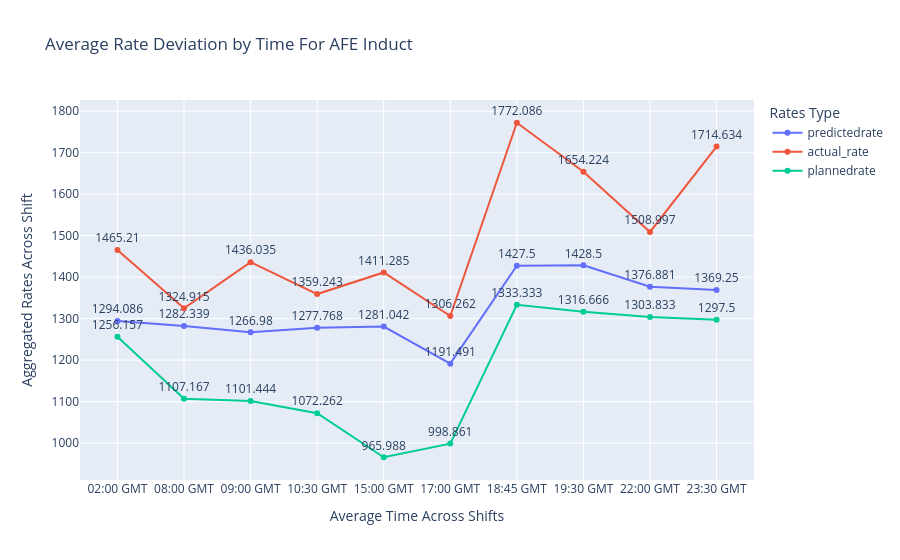

This figure's notebook cell:
### Code cell
df_long = AFE_INDUCTTIME.melt(
    id_vars='interval_start_local',
    value_vars=['predictedrate', 'actual_rate', 'plannedrate'],
    var_name='rate_type',
    value_name='rate'
)

fig = px.line(
    df_long,
    x='interval_start_local',
    y='rate',
    color='rate_type',
    markers=True,
    text='rate',
    title='Average Rate Deviation by Time For AFE Induct',
    labels={ 'interval_start_local': 'Average Time Across Shifts',
            'rate': 'Aggregated Rates Across Shift',
            'rate_type': 'Rates Type'}
)
fig.update_traces(textposition='top center')
fig.show()

### Figure 1 — Plotly figure (JSON) as saved in the notebook; plotly's stock layout.template omitted (floating-point values rounded to 4 significant figures)
{"data": [{"hovertemplate": "Rates Type=predictedrate<br>Average Time Across Shifts=%{x}<br>Aggregated Rates Across Shift=%{text}<extra></extra>", "legendgroup": "predictedrate", "line": {"color": "#636efa", "dash": "solid"}, "marker": {"symbol": "circle"}, "mode": "lines+markers+text", "name": "predictedrate", "orientation": "v", "showlegend": true, "text": [1294.0, 1282.0, 1267.0, 1278.0, 1281.0, 1191.0, 1428.0, 1428.0, 1377.0, 1369.0], "textposition": "top center", "type": "scatter", "x": ["02:00 GMT", "08:00 GMT", "09:00 GMT", "10:30 GMT", "15:00 GMT", "17:00 GMT", "18:45 GMT", "19:30 GMT", "22:00 GMT", "23:30 GMT"], "xaxis": "x", "y": [1294.0, 1282.0, 1267.0, 1278.0, 1281.0, 1191.0, 1428.0, 1428.0, 1377.0, 1369.0], "yaxis": "y"}, {"hovertemplate": "Rates Type=actual_rate<br>Average Time Across Shifts=%{x}<br>Aggregated Rates Across Shift=%{text}<extra></extra>", "legendgroup": "actual_rate", "line": {"color": "#EF553B", "dash": "solid"}, "marker": {"symbol": "circle"}, "mode": "lines+markers+text", "name": "actual_rate", "orientation": "v", "showlegend": true, "text": [1465.0, 1325.0, 1436.0, 1359.0, 1411.0, 1306.0, 1772.0, 1654.0, 1509.0, 1715.0], "textposition": "top center", "type": "scatter", "x": ["02:00 GMT", "08:00 GMT", "09:00 GMT", "10:30 GMT", "15:00 GMT", "17:00 GMT", "18:45 GMT", "19:30 GMT", "22:00 GMT", "23:30 GMT"], "xaxis": "x", "y": [1465.0, 1325.0, 1436.0, 1359.0, 1411.0, 1306.0, 1772.0, 1654.0, 1509.0, 1715.0], "yaxis": "y"}, {"hovertemplate": "Rates Type=plannedrate<br>Average Time Across Shifts=%{x}<br>Aggregated Rates Across Shift=%{text}<extra></extra>", "legendgroup": "plannedrate", "line": {"color": "#00cc96", "dash": "solid"}, "marker": {"symbol": "circle"}, "mode": "lines+markers+text", "name": "plannedrate", "orientation": "v", "showlegend": true, "text": [1256.0, 1107.0, 1101.0, 1072.0, 966.0, 998.9, 1333.0, 1317.0, 1304.0, 1298.0], "textposition": "top center", "type": "scatter", "x": ["02:00 GMT", "08:00 GMT", "09:00 GMT", "10:30 GMT", "15:00 GMT", "17:00 GMT", "18:45 GMT", "19:30 GMT", "22:00 GMT", "23:30 GMT"], "xaxis": "x", "y": [1256.0, 1107.0, 1101.0, 1072.0, 966.0, 998.9, 1333.0, 1317.0, 1304.0, 1298.0], "yaxis": "y"}], "layout": {"legend": {"title": {"text": "Rates Type"}, "tracegroupgap": 0}, "title": {"text": "Average Rate Deviation by Time For AFE Induct"}, "xaxis": {"anchor": "y", "domain": [0, 1], "title": {"text": "Average Time Across Shifts"}}, "yaxis": {"anchor": "x", "domain": [0, 1], "title": {"text": "Aggregated Rates Across Shift"}}}}
